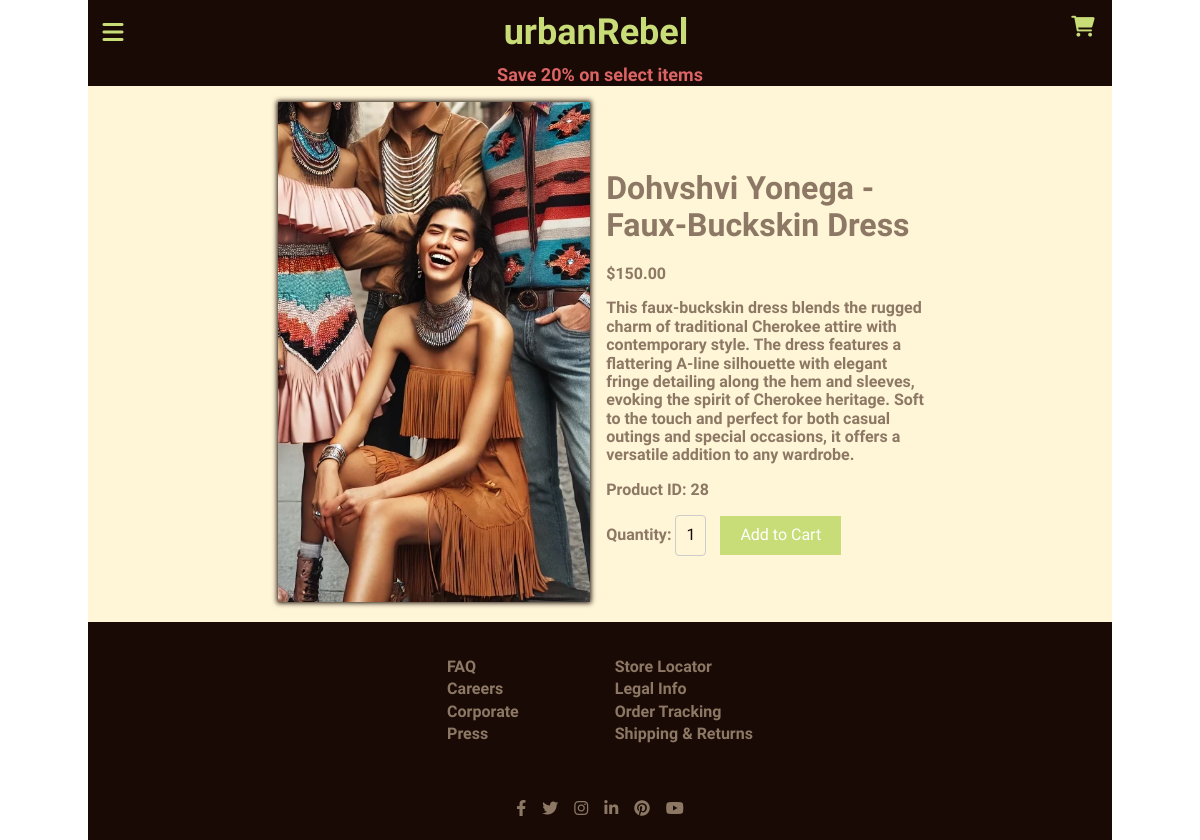
Before: /product/28/ with the older database file.
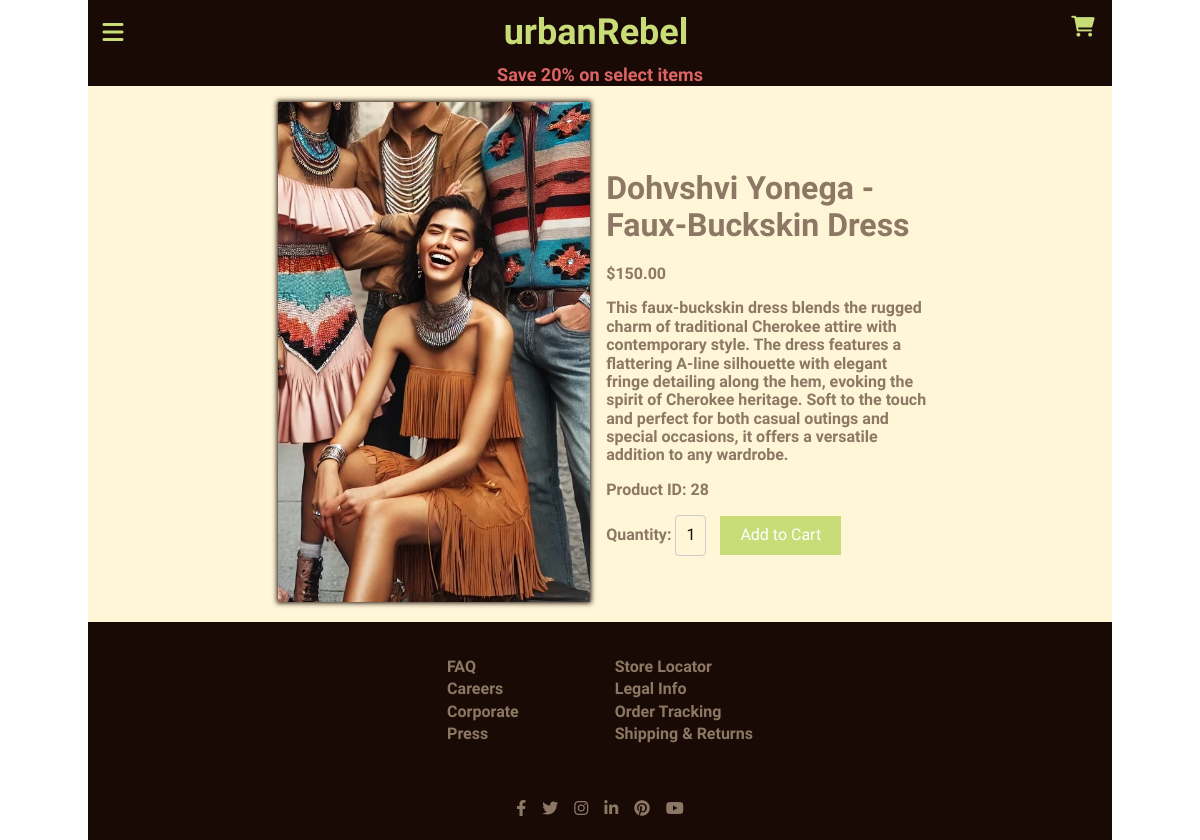
After: the same page with the newer database file.
### store/models.py (models this page shows, shortened)
class Product(models.Model):
    title = models.CharField(max_length=255)
    description = models.TextField()
    price = models.DecimalField(max_digits=10, decimal_places=2)
    image = models.ImageField(upload_to='products/')
    collection = models.ForeignKey(Collection, related_name='products', on_delete=models.CASCADE, null=True, blank=True)
    discount = models.IntegerField(default=0)

### store/views.py (the view)
# urls.py: path('product/<int:id>/', views.product_detail_view, name='product_detail'),
def product_detail_view(request, id):
    product = get_object_or_404(Product, id=id)
    return render(request, 'product_detail.html', {'product': product})

### store/context_processors.py (called while the page is built)
def cart_item_count(request):
    cart = request.session.get('cart', {})
    count = sum(item['quantity'] for item in cart.values())
    return {'cart_item_count': count}

def collections_processor(request):
    collections = Collection.objects.all()
    return {'collections': collections}

### store/templates/product_detail.html (shortened to what this page needs)
{% extends 'base.html' %}
{% block content %}
<div class="product-detail__container">
    <div class="product-image">
        <img src="{{ product.image.url }}" alt="{{ product.title }}">
    </div>
    <div class="product-detail__info">
        <h1>{{ product.title }}</h1>
        {% if product.discount == 0 %}
            <p>${{ product.price }}</p>
        {% endif %}
        <p>{{ product.description }}</p>
        <p>Product ID: {{ product.id }}</p>
        <form method="post" action="{% url 'add_to_cart' product.id %}">
            <label for="quantity">Quantity:</label>
            <select name="quantity" id="quantity" class="quantity-select">
                <option value="1">1</option>
            </select>
            <button type="submit" class="btn add-to-cart-btn">Add to Cart</button>
        </form>
    </div>
</div>
{% endblock %}

Changed rows visible on the page:
changed Product "Dohvshvi Yonega - Faux-Buckskin Dress": description "…fringe detailing along the hem and sleeves, evoking the spirit of…" → "…fringe detailing along the hem, evoking the spirit of…"
